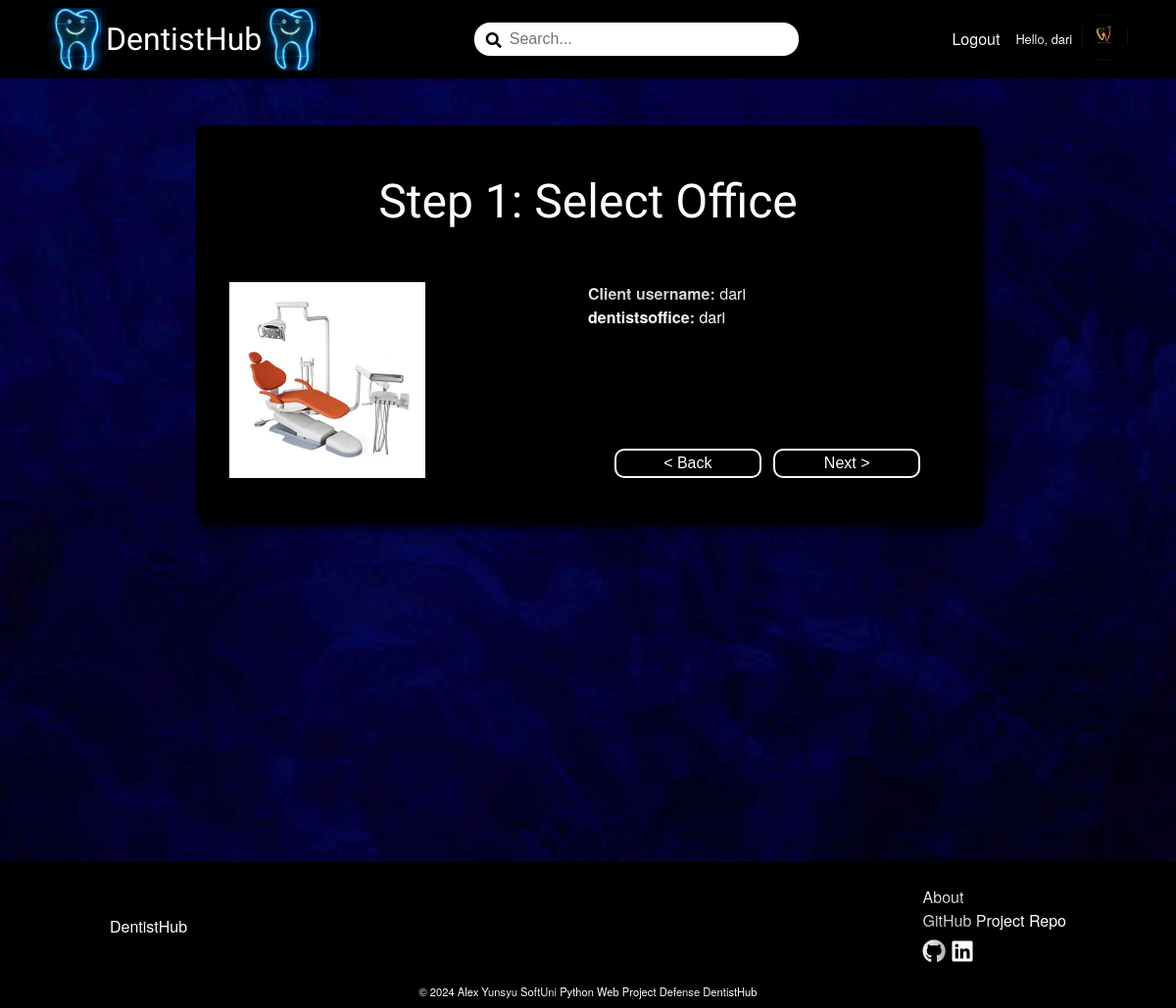
/reservation/create/select-dentistsoffice/dari/ (signed in), run on the app's committed database.
### DentistBook/account/models.py (models this page shows)
class AppUser(AbstractUser):
    MAX_LENGTH_ROLE = 15
    ROLES = (
        ('Client', 'Client'),
        ('Dentistsoffice', 'Dentist'),
    )
    role = models.CharField(
        max_length=MAX_LENGTH_ROLE,
        choices=ROLES,
        blank=True
    )

### DentistBook/dentistsoffice/models.py (models this page shows, shortened)
class DentistsofficeProfile(models.Model):
    MIN_LENGTH_NAME = 2
    MAX_LENGTH_NAME = 50
    MIN_LENGTH_ADDRESS = 5
    MAX_LENGTH_ADDRESS = 50
    MIN_LENGTH_CITY = 2
    MAX_LENGTH_CITY = 50
    MAX_DIGITS_GEOLOCATION = 18
    DECIMAL_PLACES_GEOLOCATION = 15
    MIN_VALUE_GEOLOCATION_LATITUDE = -90
    MAX_VALUE_GEOLOCATION_LATITUDE = 90
    MIN_VALUE_GEOLOCATION_LONGITUDE = -180
    MAX_VALUE_GEOLOCATION_LONGITUDE = 180
    MIN_LENGTH_ABOUT = 10
    MAX_LENGTH_ABOUT = 500
    class Meta:
        verbose_name = 'Dentists office Profile'
    name = models.CharField(
        max_length=MAX_LENGTH_NAME,
        validators=(validators.MinLengthValidator(MIN_LENGTH_NAME),),
        null=False,
        blank=False
    )
    address = models.CharField(
        max_length=MAX_LENGTH_ADDRESS,
        validators=(validators.MinLengthValidator(MIN_LENGTH_ADDRESS),),
        null=False,
        blank=False
    )
    city = models.CharField(
        max_length=MAX_LENGTH_CITY,
        validators=(
            validators.MinLengthValidator(MIN_LENGTH_CITY),
            validate_dentistsoffice_city_name,
        ),
        null=False,
        blank=False
    )
    geolocation_latitude = models.DecimalField(
        max_digits=MAX_DIGITS_GEOLOCATION,
        decimal_places=DECIMAL_PLACES_GEOLOCATION,
        validators=(
            validators.MinValueValidator(MIN_VALUE_GEOLOCATION_LATITUDE),
            validators.MaxValueValidator(MAX_VALUE_GEOLOCATION_LATITUDE)
        ),
        null=True,
        blank=True
        )
    geolocation_longitude = models.DecimalField(
        max_digits=MAX_DIGITS_GEOLOCATION,
        decimal_places=DECIMAL_PLACES_GEOLOCATION,
        validators=(
            validators.MinValueValidator(MIN_VALUE_GEOLOCATION_LONGITUDE),
            validators.MaxValueValidator(MAX_VALUE_GEOLOCATION_LONGITUDE)
        ),
        null=True,
        blank=True
        )
    about = models.TextField(
        max_length=MAX_LENGTH_ABOUT,
        validators=(validators.MinLengthValidator(MIN_LENGTH_ABOUT),),
        null=True,
        blank=True
    )
    dentistsoffice_picture = models.ImageField(
        upload_to='dentistsoffice-profile-pictures',
        validators=(validate_dentistsoffice_picture_file_size,),
        null=True,
        blank=True,
    )
    slug = models.SlugField(
        unique=True
    )
    user = models.OneToOneField(
        UserModel,
        on_delete=models.CASCADE,
        primary_key=True
    )

### DentistBook/reservation/views.py (the view)
# urls.py: path('select-dentistsoffice/<slug:slug>/', select_dentistsoffice, name='step1-select-dentistsoffice'),
@login_required
def select_dentistsoffice(request, slug):
    user = request.user
    dentistsoffice = DentistsofficeProfile.objects.get(slug=slug)
    request.session['user_id'] = user.pk
    request.session['dentistsoffice_slug'] = slug
    context = {
        'user': user,
        'dentistsoffice': dentistsoffice
    }
    return render(request, 'reservation/step1-select-dentistsoffice.html', context)

### DentistBook/common/templatetags/custom_filters.py (called while the page is built)
@register.filter
def get_role(user):
    return user.role if user.is_authenticated else ''

### DentistBook/reservation/templates/reservation/step1-select-dentistsoffice.html (shortened to what this page needs)
{% extends 'base.html' %}
{% load static %}
{% block content %}
    <div class="wall-picture-container">
        <div class="main-form-container">
            <div class="reservation-form-container">
                <h1>Step 1: Select Office</h1>
                <div class="reservation-form-wrapper">
                    <div class="reservation-left-side">
                        <img src="{% static 'images/dentistsoffice-chair.jpg' %}" alt="chair">
                    </div>
                    <div class="reservation-right-side">
                        <div>
                            <p><b>Client username:</b> {{ user.username }}</p>
                            <p><b>dentistsoffice:</b> {{ dentistsoffice.name }}</p>
                        </div>
                        <div class="reservation-form-buttons">
                            <button><a href="{% url 'dentistsoffice-details' slug=dentistsoffice.slug %}" class="link-button">< Back</a></button>
                            <button><a href="{% url 'step2-select-dentistsoffice-service' %}" class="link-button">Next ></a></button>
                        </div>
                    </div>
                </div>
            </div>
        </div>
    </div>
{% endblock %}

### templates/header.html (shortened to what this page needs)
{% load custom_filters %}
{% load static %}
<div class="home-logo">
    <a href="{% url 'home-page' %}">
        <img src="{% static 'images/dentistsoffice-pole.jpg' %}" alt="dentistsoffice-pole">
        <span>DentistHub</span>
        <img src="{% static 'images/dentistsoffice-pole.jpg' %}" alt="dentistsoffice-pole">
    </a>
</div>
<div class="search-field">
    <span><i class="fas fa-search"></i></span>
    <input type="text" id="search-input" placeholder="Search...">
</div>
<nav class="header-nav-links">
    <ul role="list">
        {% if not request.user.is_authenticated %}
            <li class="nav-item"><a href="{% url 'register-page' %}">Register</a></li>
            <li class="nav-item"><a href="{% url 'login-page' %}">Login</a></li>
        {% else %}
            <li class="nav-item"><a href="{% url 'logout-page' %}">Logout</a></li>
            {% if request.user|get_role == 'Client' %}
                <li class="nav-item nav-profile">
                    <a href="{% url 'client-details' %}">Hello, {{ request.user }}</a>
                    <a href="{% url 'client-details' %}">
                        {% if request.user.clientprofile.profile_picture %}
                            <img src="{{ request.user.clientprofile.profile_picture.url }}" alt="profile-picture-thumbnail" class="profile-picture-thumbnail">
                        {% else %}
                            <img src="{% static 'images/client-default-profile-picture.jpg' %}" alt="default_profile_picture" class="profile-picture-thumbnail">
                        {% endif %}
                    </a>
                </li>
            {% else %}
                <li class="nav-item nav-profile">
                    <a href="{% url 'dentistsoffice-details' slug=request.user.dentistsofficeprofile.slug %}">Hello, {{ request.user }}</a>
                    <a href="{% url 'dentistsoffice-details' slug=request.user.dentistsofficeprofile.slug %}">
                        {% if request.user.dentistsofficeprofile.dentistsoffice_picture %}
                            <img src="{{ request.user.dentistsofficeprofile.dentistsoffice_picture.url }}" alt="dentistsoffice-profile-picture-thumbnail" class="profile-picture-thumbnail">
                        {% else %}
                            <img src="{% static 'images/dentistsoffice-default-profile-picture.jpg' %}" alt="dentistsoffice-default_profile_picture" class="profile-picture-thumbnail">
                        {% endif %}
                    </a>
                </li>
            {% endif %}
        {% endif %}
    </ul>
</nav>

### static/css/styles.css (style rules this page uses)
:root { --button-brown: #370511; }
*, *::before, *::after { box-sizing: border-box; }
body, h1, h2, h3, h4, h5, h6, p, figure, blockquote, dl, dd { margin: 0; }
h1, h2, h3, h4, h5, h6, b, li, p { color: white; text-shadow: -10px -10px 30px rgba(0, 0, 0, 0.9), 10px -10px 30px rgba(0, 0, 0, 0.9), -10px 10px 30px rgba(0, 0, 0, 0.9), 10px 10px 30px rgba(0, 0, 0, 0.9); }
body { color: white; background-image: url('../images/website_photos/background.jpg'); background-size: cover; background-position: center; background-repeat: no-repeat; }
ul[role='list'], ol[role='list'] { list-style: none; padding: 0; margin: 0; }
a { text-decoration: none; color: inherit; }
body { font-family: 'Helvetica Neue', Arial, sans-serif; line-height: 1.5; height: 100% }
main h1 { font-family: Rye, sans-serif; font-size: 3rem; }
header nav ul { display: flex; flex-direction: row; gap: 1rem; align-items: center; }
header a { color: white; }
.home-logo a { display: flex; flex-direction: row; align-items: center; font-size: 2rem; font-family: Rye, sans-serif; font-weight: 500; }
.home-logo img { width: 60px; }
.search-field { position: relative; width: 30%; }
.search-field span { position: absolute; top: 6px; left: 12px; color: black; z-index: 1; }
.search-field input { padding: 0.5rem 2.25rem; width: 100%; border-radius: 16px; border: none; font-size: 1rem; }
ul { list-style: none; }
a { text-decoration: none; }
button { font-size: 1rem; background: black; color: white; margin: 8px; padding: 4px 16px; border-radius: 8px; border: none; cursor: pointer; transition: transform 0.3s, color 0.3s, box-shadow 0.3s; box-shadow: 0 0 0 2px white; }
.link-button { background: black; color: white; padding: 2px 8px; border-radius: 4px; }
.main-form-container { margin: 3rem; display: flex; flex-direction: column; justify-content: center; align-items: center; }
.reservation-form-container { background: rgb(0, 0, 0); display: flex; flex-direction: column; justify-content: space-between; align-self: center; width: 800px; height: 400px; border: 2px solid black; border-radius: 6px; padding: 2rem; box-shadow: 5px 10px 8px #000000; }
.reservation-form-container h1 { text-align: center; }
.reservation-left-side img { width: 200px; }
.reservation-left-side { width: 50%; }
.reservation-right-side { position: relative; width: 50%; display: flex; flex-direction: column; justify-content: space-between; }
.reservation-form-wrapper { display: flex; flex-direction: row; justify-content: space-around; }
.reservation-form-buttons { display: flex; flex-direction: row; justify-content: center; }
.reservation-form-buttons button { width: 40%; }
.profile-picture-thumbnail { width: 50px; height: 50px; object-fit: cover; overflow: hidden; border-radius: 50%; }
.nav-profile { display: flex; flex-direction: row; align-items: center; font-size: 0.8rem; gap: 8px; }
h1, h2, h3, h4, h5, h6 { font-family: 'Helvetica Neue', Arial, sans-serif; font-weight: 500; padding: 0.5rem 0; }
.wall-picture-container { position: relative; width: 100%; min-height: 100vh; overflow: hidden; }

### data on the page
AppUser: user "dari", username "dari"
DentistsofficeProfile: name "dari"
